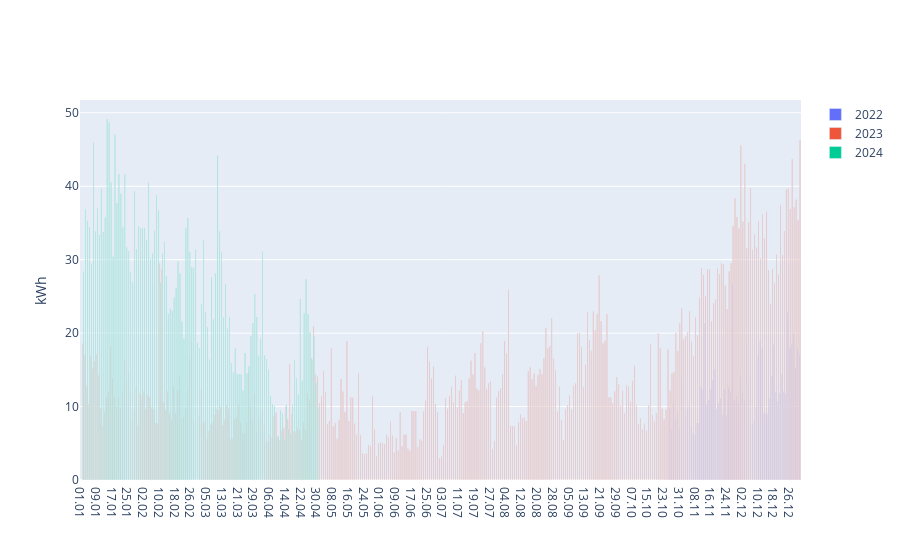

Notebook cell for this chart:
### Markdown cell above
### ...po dnevih

### Code cell
fig = go.Figure()
for i,csv in enumerate(csvs_filled):
    poraba_per_day = csv['PREJETA DELOVNA ENERGIJA ET'] - csv['PREJETA DELOVNA ENERGIJA ET'].shift(1, fill_value=csv['PREJETA DELOVNA ENERGIJA ET'][0]);
    fig.add_traces(go.Bar(name=str(years[i]), x=csv['Datum'].dt.strftime('%d.%m'), y = poraba_per_day))

fig.update_layout(barmode='group')
fig.update_xaxes(categoryorder='array', categoryarray=days_in_year)
fig.update_layout(hovermode='x unified', yaxis=dict(title="kWh"))
fig.show()
